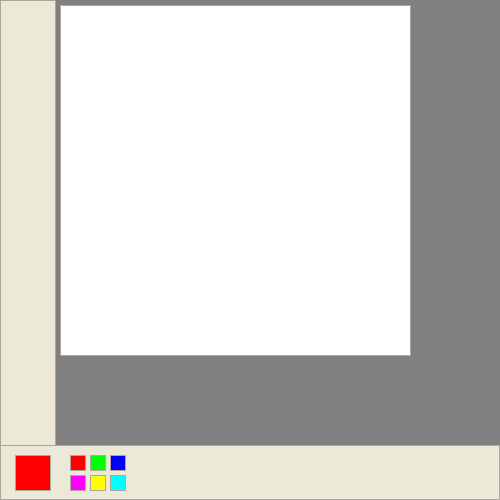
Frame 1 (no input)
Frame 60 (the mouse pressed at the canvas centre just before this capture): identical to frame 1, image omitted
Frame 120 (the mouse held since frame 60 and released just before this capture): identical to frame 1, image omitted

The Processing sketch that drew this single still picture (run headless with seeded random() and noise(); from frame 60 on, the mouse is pressed at the canvas centre):

// Processing sketch: processing_133303
// ── processing_133303.pde

int px;
int py;
int mouseDownX=-1;
int mouseDownY=-1;
color col=color(255);
void setup() {
size(500,500);
colorMode(RGB);
background(128,128,128);
fill(236,233,216);
stroke(172,168,153);
rect(0,0,55,499);
rect(0,445,499,54);
fill(255);
rect(60,5,350,350);
stroke(172,168,153);
color[] colors = { color(255,0,0), color(0,255,0), color(0,0,255), color(255,0,255), color(255,255,0), color(0,255,255) };
float squarx;
float squary;
int r;
int c;
for (r=1; r<3; r++) { 
  squary=r*20+435;
  for (c=1; c<4; c++){
    squarx=c*20+50;
    fill(colors[r*3-4+c]);
    rect(squarx,squary,15,15);
  }
}
col=colors[0];
}

int Round(int number, int rounder){
  print(int(number/rounder)*rounder);
  return int(number/rounder)*rounder;
}

void draw(){
  fill(col);
  stroke(172,168,153);
  strokeWeight(1);
  rect(15,455,35,35);
  strokeWeight(4);
  stroke(col);
  println("  "+mouseDownX+"  ");
}
void mousePressed(){
  if ((70<mouseX)&&(mouseX<125)&&(455<mouseY)&&(mouseY<490)){
      //print(" ("+mouseX+", "+mouseY+") ..");
    loadPixels();
    col=pixels[mouseY*width+mouseX];
    updatePixels();
    
    }
 }


void mouseDragged(){
  if ((60<mouseX)&&(mouseX<410)&&(5<mouseY)&&(mouseY<355)){
    if (mouseDownX>=0){
    line(px,py,mouseX,mouseY);
    } else {
    mouseDownX=mouseX;
    mouseDownY=mouseY;
  }
      px=mouseX;
      py=mouseY;
  }
}
void mouseReleased(){
  mouseDownX=-1;
  mouseDownY=-1;
  }

void keyPressed(){
  noStroke();
  fill(255);
  rect(60,5,350,350);
}
